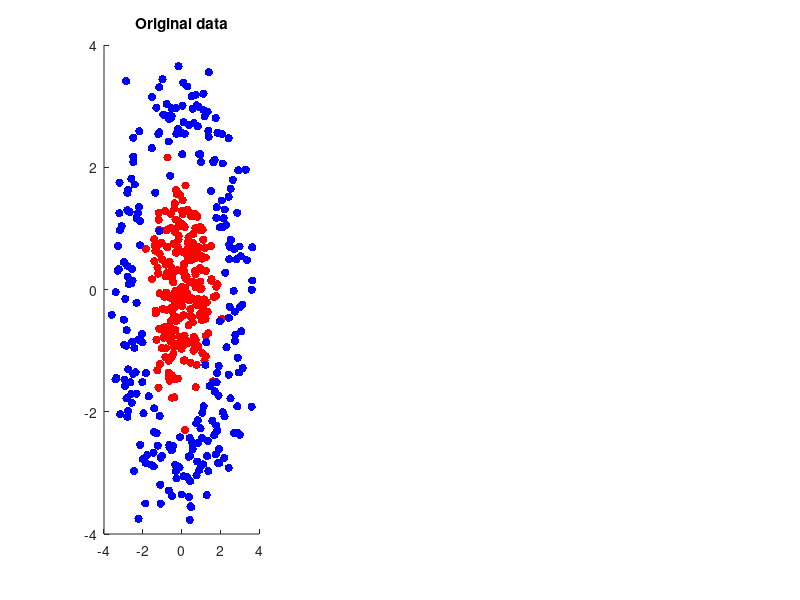

MATLAB code for this plot: (Note: this script raises an error after producing the figure.)
%Figure 2: Showcasing the strength of kPCA as opposed to PCA

%We first create some artificial data with a baked in nonlinear pattern
N = 500;

theta_close = unifrnd(0,2*pi,[N/2,1]);
close = abs(normrnd(1,0.5,[N/2,1])) .* [cos(theta_close), sin(theta_close)] + normrnd(0,0.1,[N/2,2]);

theta_far = unifrnd(0,2*pi,[N/2,1]);
far = abs(normrnd(3,0.5,[N/2,1])) .* [cos(theta_far), sin(theta_far)] + normrnd(0,0.1,[N/2,2]);

f = figure(2);
subplot(1,3,1)
hold on
scatter(close(:,1), close(:,2), 'r', 'filled')
scatter(far(:,1), far(:,2), 'b', 'filled')
title("Original data")

%Compute regular PCA
X = [close;far];
[components, variances] = PCA(X, 2);
reg_projections = X * components;


%Choose a suitable kernel function
%kernel = @(x,y) (dot(x,y) + 1)^2;
kernel = @(x,y) exp(- dot(x-y, x-y)/2);
k_projections = kPCA(X, 2, kernel);

subplot(1,3,2)
hold on
scatter(reg_projections(1:N/2,1), reg_projections(1:N/2,2), 'r', 'filled')
scatter(reg_projections(N/2+1:end,1), reg_projections(N/2+1:end,2), 'b', 'filled')
title("PCA")
xlabel("Projection on PC1")
ylabel("Projection on PC2")

subplot(1,3,3)
hold on
scatter(k_projections(1:N/2,1), k_projections(1:N/2,2), 'r', 'filled')
scatter(k_projections(N/2+1:end,1), k_projections(N/2+1:end,2), 'b', 'filled')
title("kPCA with Guassian RBF kernel")
xlabel("Projection on PC1")
ylabel("Projection on PC2")

if save_plots
    savefig(f, "../Figures/kPCA.fig")
end
